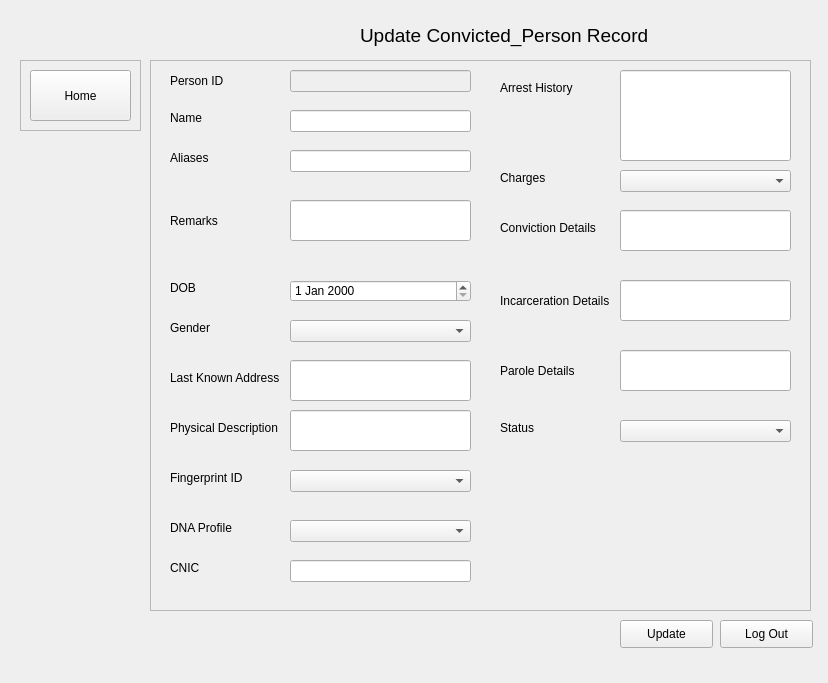
<?xml version="1.0" encoding="UTF-8"?>
<ui version="4.0">
 <class>MainWindow</class>
 <widget class="QMainWindow" name="MainWindow">
  <property name="geometry">
   <rect>
    <x>0</x>
    <y>0</y>
    <width>828</width>
    <height>683</height>
   </rect>
  </property>
  <property name="windowTitle">
   <string>MainWindow</string>
  </property>
  <widget class="QWidget" name="centralwidget">
   <property name="sizePolicy">
    <sizepolicy hsizetype="Expanding" vsizetype="Expanding">
     <horstretch>0</horstretch>
     <verstretch>0</verstretch>
    </sizepolicy>
   </property>
   <property name="mouseTracking">
    <bool>true</bool>
   </property>
   <widget class="QPushButton" name="update_button">
    <property name="geometry">
     <rect>
      <x>620</x>
      <y>620</y>
      <width>93</width>
      <height>28</height>
     </rect>
    </property>
    <property name="text">
     <string>Update</string>
    </property>
   </widget>
   <widget class="QFrame" name="frame_2">
    <property name="geometry">
     <rect>
      <x>150</x>
      <y>60</y>
      <width>661</width>
      <height>551</height>
     </rect>
    </property>
    <property name="frameShape">
     <enum>QFrame::StyledPanel</enum>
    </property>
    <property name="frameShadow">
     <enum>QFrame::Raised</enum>
    </property>
    <widget class="QLabel" name="label_3">
     <property name="geometry">
      <rect>
       <x>20</x>
       <y>10</y>
       <width>81</width>
       <height>21</height>
      </rect>
     </property>
     <property name="text">
      <string>Person ID</string>
     </property>
    </widget>
    <widget class="QLabel" name="label_4">
     <property name="geometry">
      <rect>
       <x>20</x>
       <y>50</y>
       <width>111</width>
       <height>16</height>
      </rect>
     </property>
     <property name="text">
      <string>Name</string>
     </property>
    </widget>
    <widget class="QLabel" name="label_7">
     <property name="geometry">
      <rect>
       <x>20</x>
       <y>220</y>
       <width>121</width>
       <height>16</height>
      </rect>
     </property>
     <property name="text">
      <string>DOB</string>
     </property>
    </widget>
    <widget class="QLabel" name="label_10">
     <property name="geometry">
      <rect>
       <x>20</x>
       <y>90</y>
       <width>55</width>
       <height>16</height>
      </rect>
     </property>
     <property name="text">
      <string>Aliases</string>
     </property>
    </widget>
    <widget class="QLineEdit" name="person_id_line">
     <property name="enabled">
      <bool>false</bool>
     </property>
     <property name="geometry">
      <rect>
       <x>140</x>
       <y>10</y>
       <width>181</width>
       <height>22</height>
      </rect>
     </property>
    </widget>
    <widget class="QLineEdit" name="name_line">
     <property name="geometry">
      <rect>
       <x>140</x>
       <y>50</y>
       <width>181</width>
       <height>22</height>
      </rect>
     </property>
    </widget>
    <widget class="QLineEdit" name="alias_line">
     <property name="geometry">
      <rect>
       <x>140</x>
       <y>90</y>
       <width>181</width>
       <height>22</height>
      </rect>
     </property>
    </widget>
    <widget class="QDateEdit" name="dateEdit_dob">
     <property name="geometry">
      <rect>
       <x>140</x>
       <y>220</y>
       <width>181</width>
       <height>22</height>
      </rect>
     </property>
    </widget>
    <widget class="QLabel" name="label_11">
     <property name="geometry">
      <rect>
       <x>20</x>
       <y>260</y>
       <width>111</width>
       <height>16</height>
      </rect>
     </property>
     <property name="text">
      <string>Gender</string>
     </property>
    </widget>
    <widget class="QLabel" name="label_12">
     <property name="geometry">
      <rect>
       <x>20</x>
       <y>310</y>
       <width>121</width>
       <height>16</height>
      </rect>
     </property>
     <property name="text">
      <string>Last Known Address</string>
     </property>
    </widget>
    <widget class="QLineEdit" name="address_line">
     <property name="geometry">
      <rect>
       <x>140</x>
       <y>300</y>
       <width>181</width>
       <height>41</height>
      </rect>
     </property>
    </widget>
    <widget class="QLineEdit" name="physical_line">
     <property name="geometry">
      <rect>
       <x>140</x>
       <y>350</y>
       <width>181</width>
       <height>41</height>
      </rect>
     </property>
     <property name="text">
      <string/>
     </property>
    </widget>
    <widget class="QLabel" name="label_13">
     <property name="geometry">
      <rect>
       <x>20</x>
       <y>360</y>
       <width>111</width>
       <height>16</height>
      </rect>
     </property>
     <property name="text">
      <string>Physical Description</string>
     </property>
    </widget>
    <widget class="QLabel" name="label_14">
     <property name="geometry">
      <rect>
       <x>20</x>
       <y>410</y>
       <width>81</width>
       <height>16</height>
      </rect>
     </property>
     <property name="text">
      <string>Fingerprint ID</string>
     </property>
    </widget>
    <widget class="QLabel" name="label_15">
     <property name="geometry">
      <rect>
       <x>20</x>
       <y>460</y>
       <width>71</width>
       <height>16</height>
      </rect>
     </property>
     <property name="text">
      <string>DNA Profile</string>
     </property>
    </widget>
    <widget class="QLabel" name="label_16">
     <property name="geometry">
      <rect>
       <x>350</x>
       <y>20</y>
       <width>101</width>
       <height>16</height>
      </rect>
     </property>
     <property name="text">
      <string>Arrest History</string>
     </property>
    </widget>
    <widget class="QLabel" name="label_17">
     <property name="geometry">
      <rect>
       <x>350</x>
       <y>110</y>
       <width>111</width>
       <height>16</height>
      </rect>
     </property>
     <property name="text">
      <string>Charges</string>
     </property>
    </widget>
    <widget class="QComboBox" name="charge_line">
     <property name="geometry">
      <rect>
       <x>470</x>
       <y>110</y>
       <width>171</width>
       <height>22</height>
      </rect>
     </property>
    </widget>
    <widget class="QLineEdit" name="convict_line">
     <property name="geometry">
      <rect>
       <x>470</x>
       <y>150</y>
       <width>171</width>
       <height>41</height>
      </rect>
     </property>
    </widget>
    <widget class="QLabel" name="label_18">
     <property name="geometry">
      <rect>
       <x>350</x>
       <y>160</y>
       <width>101</width>
       <height>16</height>
      </rect>
     </property>
     <property name="text">
      <string>Conviction Details</string>
     </property>
    </widget>
    <widget class="QLabel" name="label_19">
     <property name="geometry">
      <rect>
       <x>350</x>
       <y>220</y>
       <width>121</width>
       <height>41</height>
      </rect>
     </property>
     <property name="text">
      <string>Incarceration Details</string>
     </property>
    </widget>
    <widget class="QLineEdit" name="incarc_line">
     <property name="geometry">
      <rect>
       <x>470</x>
       <y>220</y>
       <width>171</width>
       <height>41</height>
      </rect>
     </property>
    </widget>
    <widget class="QLineEdit" name="parole_line">
     <property name="geometry">
      <rect>
       <x>470</x>
       <y>290</y>
       <width>171</width>
       <height>41</height>
      </rect>
     </property>
     <property name="text">
      <string/>
     </property>
    </widget>
    <widget class="QLabel" name="label_20">
     <property name="geometry">
      <rect>
       <x>350</x>
       <y>290</y>
       <width>101</width>
       <height>41</height>
      </rect>
     </property>
     <property name="text">
      <string>Parole Details</string>
     </property>
    </widget>
    <widget class="QLabel" name="label_21">
     <property name="geometry">
      <rect>
       <x>350</x>
       <y>360</y>
       <width>111</width>
       <height>16</height>
      </rect>
     </property>
     <property name="text">
      <string>Status</string>
     </property>
    </widget>
    <widget class="QComboBox" name="status_line">
     <property name="geometry">
      <rect>
       <x>470</x>
       <y>360</y>
       <width>171</width>
       <height>22</height>
      </rect>
     </property>
    </widget>
    <widget class="QLabel" name="label_22">
     <property name="geometry">
      <rect>
       <x>20</x>
       <y>140</y>
       <width>101</width>
       <height>41</height>
      </rect>
     </property>
     <property name="text">
      <string>Remarks</string>
     </property>
    </widget>
    <widget class="QLineEdit" name="remark_line">
     <property name="geometry">
      <rect>
       <x>140</x>
       <y>140</y>
       <width>181</width>
       <height>41</height>
      </rect>
     </property>
     <property name="text">
      <string/>
     </property>
    </widget>
    <widget class="QLabel" name="label_5">
     <property name="geometry">
      <rect>
       <x>20</x>
       <y>500</y>
       <width>55</width>
       <height>16</height>
      </rect>
     </property>
     <property name="text">
      <string>CNIC</string>
     </property>
    </widget>
    <widget class="QLineEdit" name="cnic_line">
     <property name="geometry">
      <rect>
       <x>140</x>
       <y>500</y>
       <width>181</width>
       <height>22</height>
      </rect>
     </property>
    </widget>
    <widget class="QComboBox" name="gender_line">
     <property name="geometry">
      <rect>
       <x>140</x>
       <y>260</y>
       <width>181</width>
       <height>22</height>
      </rect>
     </property>
    </widget>
    <widget class="QComboBox" name="fingerprint_line">
     <property name="geometry">
      <rect>
       <x>140</x>
       <y>410</y>
       <width>181</width>
       <height>22</height>
      </rect>
     </property>
    </widget>
    <widget class="QComboBox" name="dna_line">
     <property name="geometry">
      <rect>
       <x>140</x>
       <y>460</y>
       <width>181</width>
       <height>22</height>
      </rect>
     </property>
    </widget>
    <widget class="QLineEdit" name="arrest_line">
     <property name="geometry">
      <rect>
       <x>470</x>
       <y>10</y>
       <width>171</width>
       <height>91</height>
      </rect>
     </property>
    </widget>
   </widget>
   <widget class="QPushButton" name="logout_button">
    <property name="geometry">
     <rect>
      <x>720</x>
      <y>620</y>
      <width>93</width>
      <height>28</height>
     </rect>
    </property>
    <property name="text">
     <string>Log Out</string>
    </property>
   </widget>
   <widget class="QLabel" name="label_2">
    <property name="geometry">
     <rect>
      <x>360</x>
      <y>0</y>
      <width>391</width>
      <height>71</height>
     </rect>
    </property>
    <property name="font">
     <font>
      <pointsize>14</pointsize>
     </font>
    </property>
    <property name="text">
     <string>Update Convicted_Person Record</string>
    </property>
   </widget>
   <widget class="QFrame" name="frame">
    <property name="geometry">
     <rect>
      <x>20</x>
      <y>60</y>
      <width>121</width>
      <height>71</height>
     </rect>
    </property>
    <property name="sizePolicy">
     <sizepolicy hsizetype="Expanding" vsizetype="Expanding">
      <horstretch>0</horstretch>
      <verstretch>0</verstretch>
     </sizepolicy>
    </property>
    <property name="frameShape">
     <enum>QFrame::StyledPanel</enum>
    </property>
    <property name="frameShadow">
     <enum>QFrame::Raised</enum>
    </property>
    <widget class="QPushButton" name="home_button">
     <property name="geometry">
      <rect>
       <x>10</x>
       <y>10</y>
       <width>101</width>
       <height>51</height>
      </rect>
     </property>
     <property name="sizePolicy">
      <sizepolicy hsizetype="Expanding" vsizetype="Expanding">
       <horstretch>0</horstretch>
       <verstretch>0</verstretch>
      </sizepolicy>
     </property>
     <property name="text">
      <string>Home</string>
     </property>
    </widget>
   </widget>
  </widget>
  <widget class="QMenuBar" name="menubar">
   <property name="geometry">
    <rect>
     <x>0</x>
     <y>0</y>
     <width>828</width>
     <height>26</height>
    </rect>
   </property>
  </widget>
 </widget>
 <resources/>
 <connections/>
</ui>
